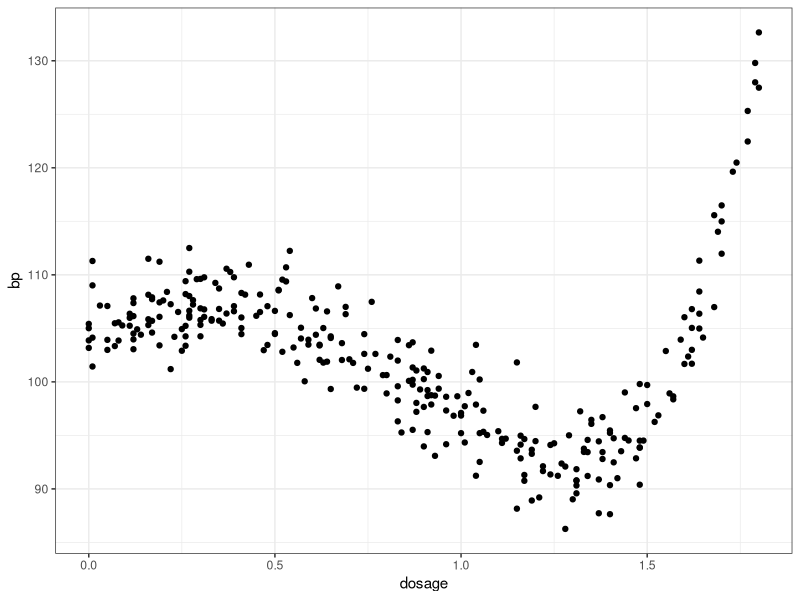
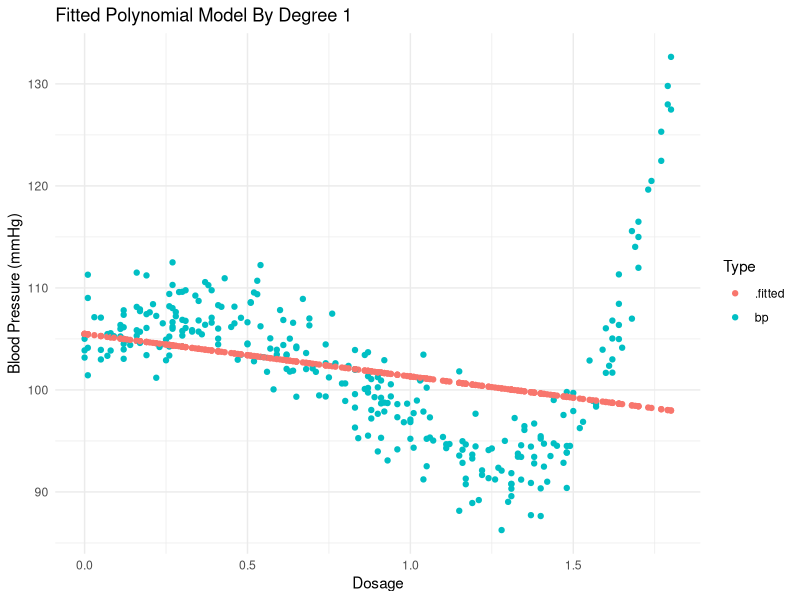
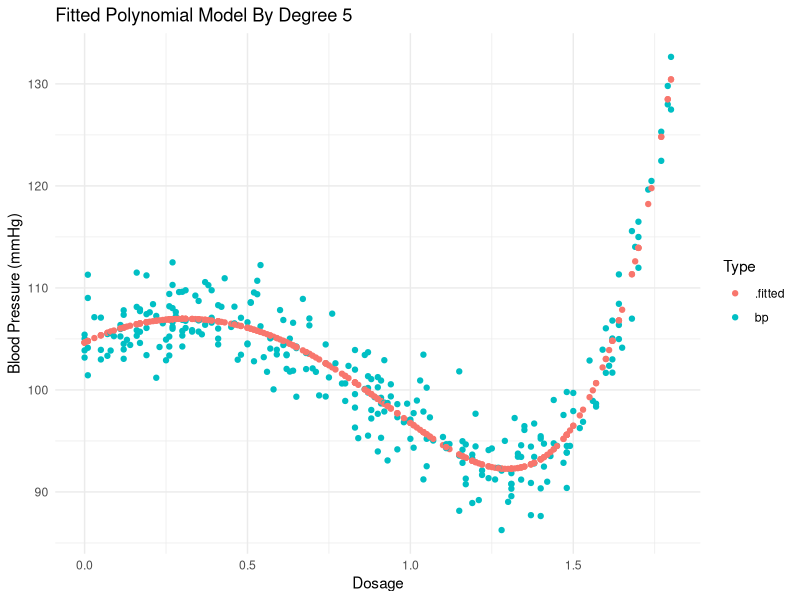
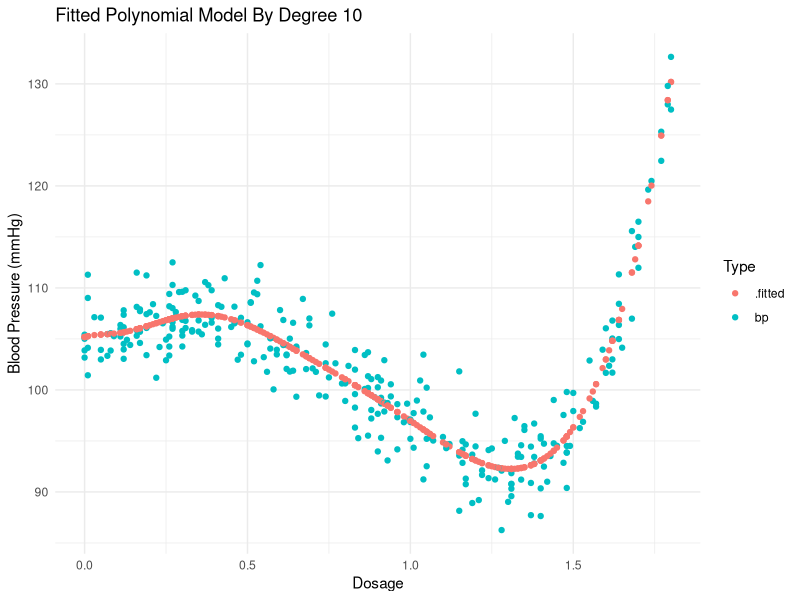
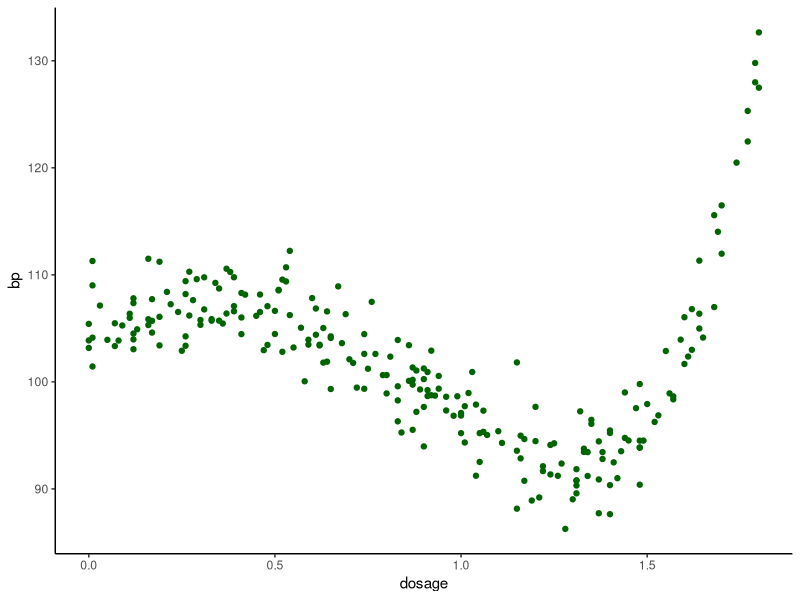
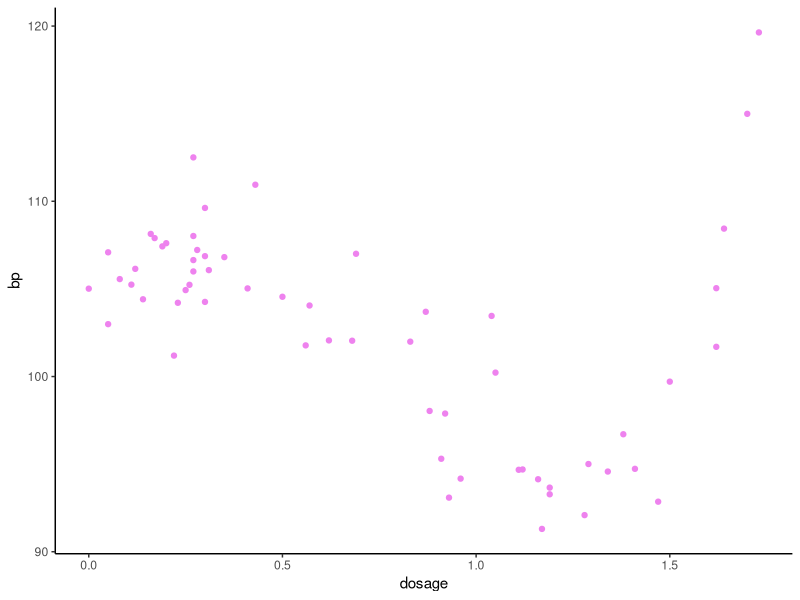
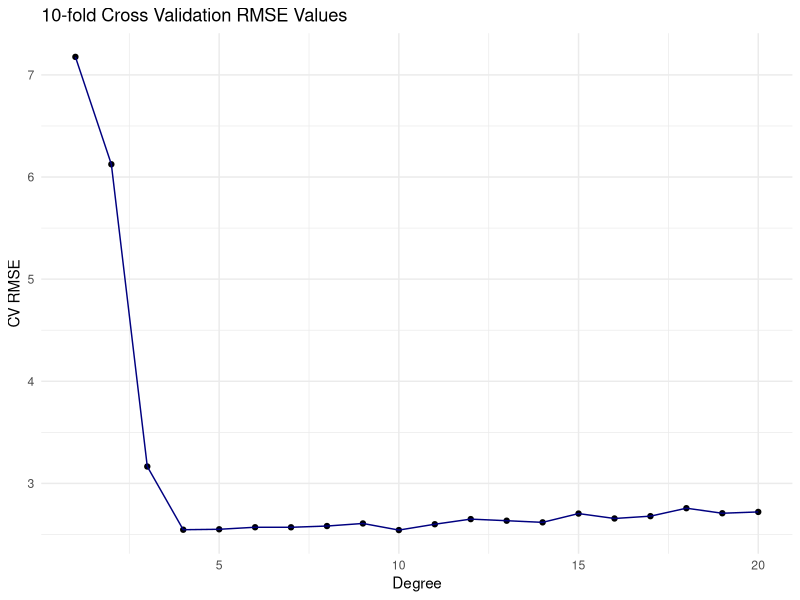
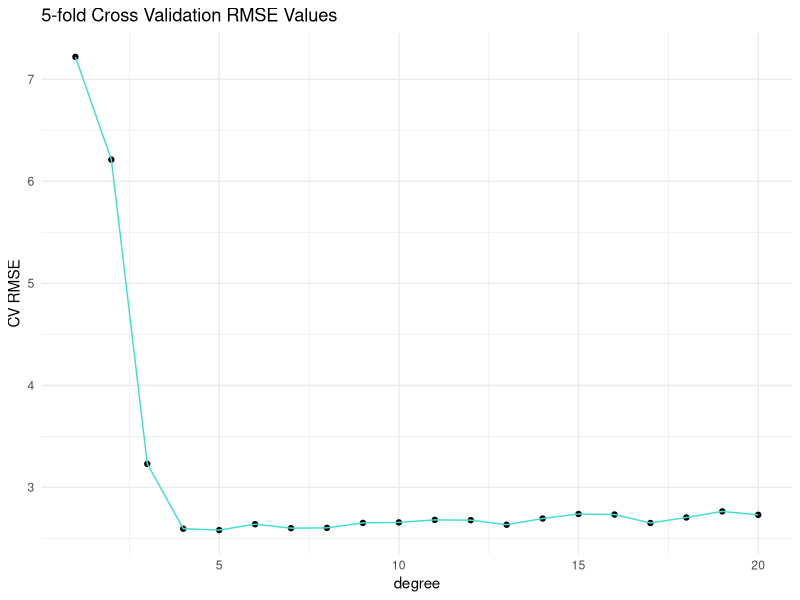

Recreate these plots in R, in order.
## ---- chunk 1
knitr::opts_chunk$set(echo = TRUE, message = FALSE, warning = FALSE)
library(tidyverse)
library(broom)
library(knitr)
library(caret)
library(rlang)
library(patchwork)
## ---- chunk 2

set.seed(17) # This line of code will ensure that every time the RMD is knit, the same results are obtained -- please do not edit this code.

## ---- chunk 3
bp_data <- read_csv("hw_data/bp_dosage.csv")

ggplot(data = bp_data) +
  geom_point(aes(x = dosage, y = bp)) +
  theme_bw()

## ---- chunk 4
fit_function <- function(df, degree) {
  s <- str_c("bp ~ poly(dosage,", degree, ")")
  form <- as.formula(s)
  mod <- lm( form, data = df)
  return(mod)
}

#1 degree
fit_function(bp_data, 1)
#5 degrees
fit_function(bp_data, 5)
#10 degrees
fit_function(bp_data, 10)

## ---- chunk 5
deg_1 <- lm(bp ~ poly(dosage, 1), data = bp_data)
deg_5 <- lm(bp ~ poly(dosage, 5), data = bp_data)
deg_10 <- lm(bp ~ poly(dosage, 10), data = bp_data)

predictive_function <- function(df, model, degree){
  pred <- augment(model, newdata = df) %>% 
    select(dosage, bp, .fitted) %>% 
    pivot_longer(cols = bp:.fitted,
                 values_to = "bp",
                 names_to = "type")
  graph = ggplot(pred) +
    geom_point(aes(x = dosage, y = bp, color = type)) +
    theme_minimal() +
    labs(x = "Dosage", y = "Blood Pressure (mmHg)", color = "Type", title = str_to_title(paste("Fitted Polynomial Model by", as_string(ensym(degree)))))
  return(graph)
}

predictive_function(bp_data, deg_1, "Degree 1") #seems ok, might be underfitted
predictive_function(bp_data, deg_5, "Degree 5") #overfitted
predictive_function(bp_data, deg_10, "Degree 10") #overfitted
## ---- chunk 6
training_set <- bp_data %>% 
  slice_sample(prop = 0.8)

test_set <- bp_data %>%
  anti_join(training_set)
#joined by patient_id

#plots!
ggplot(data = training_set) +
  geom_point(aes(x = dosage, y = bp), color = "darkgreen") +
  theme_classic()

ggplot(data = test_set) +
  geom_point(aes(x = dosage, y = bp), color = "violet") +
  theme_classic()

## ---- chunk 7
fold_function <- function(df, k){
  df_k <- df %>% 
    slice_sample(prop = 1) %>% 
    mutate(fold = 1 + (row_number() - 1) %/% (nrow(df)/k))
  return(df_k)
}

#5 folds check
test_5folds <- fold_function(training_set, 5)
test_5folds %>% 
  group_by(fold) %>% 
  tally() %>% 
  kable() #48

#10 folds check
test_10folds <- fold_function(training_set, 10)
test_10folds %>% 
  group_by(fold) %>% 
  tally() %>% 
  kable() #24
## ---- chunk 8
#get rmse function
rmse_function <- function(df, model){
  prediction_df <- augment(model, newdata = df) %>% 
    select(dosage, bp, .fitted)
  rmse <- RMSE(prediction_df$.fitted, prediction_df$bp)
  return(rmse)
}
#testing
rmse_function(df = training_set, model = fit_function(bp_data, 1))

#fit and assess function
model_fit_function <- function(df, f, degree){
  hold <- df %>% 
    filter(fold == f)
  training <- df %>% 
    filter(fold != f)
  train_model <- fit_function(df = training, degree = degree)
  hold_rmse <- rmse_function(df = hold, model = train_model)
  return(hold_rmse)
}

## ---- chunk 9

perform_k_fold_cv <- function(df, k, degree){
  folded_df <- fold_function(df = df, k = k)
  holdout_rmse_vals <- map_dbl(1:k, function(x) model_fit_function(df = folded_df, f = x, degree = degree))
  mean_rmse <- mean(holdout_rmse_vals)
  return(mean_rmse)
  }

rmse_1 <- perform_k_fold_cv(df = training_set, k = 10, degree = 1)
rmse_5 <- perform_k_fold_cv(df = training_set, k = 10, degree = 5)
rmse_10 <- perform_k_fold_cv(df = training_set, k = 10, degree = 10)

## ---- chunk 10
#map_dbl
cv_df <- map_dbl(1:20, function(x) perform_k_fold_cv(df = training_set, k = 10, degree = x))
#tibble
cv_tibble <- tibble(degree = 1:20, cv_rmse = cv_df)
#graph
graph_10 <- ggplot(data = cv_tibble) +
  geom_point(aes(x = degree, y = cv_rmse)) +
  geom_line(aes(x = degree, y = cv_rmse), color = "navy") +
  theme_minimal() +
  labs(title = "10-fold Cross Validation RMSE Values", x = "Degree", y = "CV RMSE")
graph_10
  
## ---- chunk 11

cv_tibble %>% 
  arrange(cv_rmse)

## ---- chunk 12
#map
degree_5 <- map_dbl(1:20, function(x) perform_k_fold_cv(df = training_set, k = 5, degree = x))
#tibble
degree_5_tibble <- tibble(degree = 1:20, cv_rmse = degree_5)
#graph
graph_5 <- ggplot(data = degree_5_tibble) +
  geom_point(aes(x = degree, y = cv_rmse)) +
  geom_line(aes(x = degree, y = cv_rmse), color = "turquoise") +
  theme_minimal() +
  labs(title = "5-fold Cross Validation RMSE Values", x = "degree", y = "CV RMSE")
graph_5

rmse_graph_comparison = graph_10 / graph_5
rmse_graph_comparison

degree_5_tibble %>% 
  arrange(cv_rmse)
## ---- chunk 13
entire_model <- fit_function(training_set, 4)

predictive_function(training_set, entire_model)
## ---- chunk 14
#now using test set
predictive_function(test_set, entire_model)

#get RMSE
test_rmse <- rmse_function(test_set, entire_model)
test_rmse #2.614926
## ---- chunk 15
rmse1 <- map_dbl(1:20, function(x) perform_k_fold_cv(df = training_set, k = 10, degree = x))
rmse1_tibble <- tibble(degree = 1:20, rmse = rmse1)

rmse2 <- map_dbl(1:20, function(x) perform_k_fold_cv(df = training_set, k = 10, degree = x))
rmse2_tibble <- tibble(degree = 1:20, rmse = rmse2)

rmse3 <- map_dbl(1:20, function(x) perform_k_fold_cv(df = training_set, k = 10, degree = x))
rmse3_tibble <- tibble(degree = 1:20, rmse = rmse3)

rmse4 <- map_dbl(1:20, function(x) perform_k_fold_cv(df = training_set, k = 10, degree = x))
rmse4_tibble <- tibble(degree = 1:20, rmse = rmse4)

rmse5 <- map_dbl(1:20, function(x) perform_k_fold_cv(df = training_set, k = 10, degree = x))
rmse5_tibble <- tibble(degree = 1:20, rmse = rmse5)

final_mean_RMSE <- bind_rows(rmse1_tibble, rmse2_tibble, rmse3_tibble, rmse4_tibble, rmse5_tibble) %>% 
  group_by(degree) %>% 
  summarize(meanrmse = mean(rmse))

n_graph <- ggplot(data = final_mean_RMSE) +
  geom_point(aes(x = degree, y = meanrmse)) +
  geom_line(aes(x = degree, y = meanrmse)) +
  theme_minimal() +
  scale_x_continuous(breaks = 1:20) +
  labs(x = "Degree", y = "Mean Cross-Validated RMSE Value", title = "Mean RMSE Values from 5 10-fold Cross Validatin by Degree")

final_comparison = graph_10 / n_graph
final_comparison
